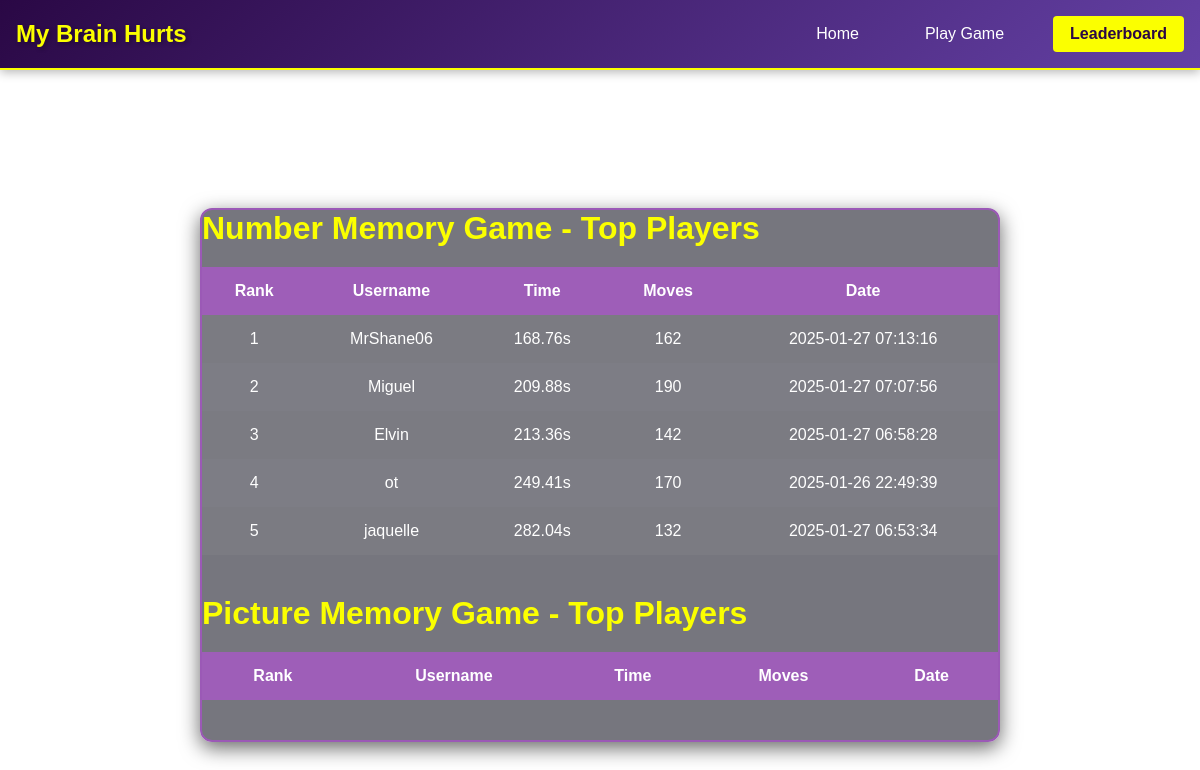
The app's page /leaderboard with its own data.
### tables this page shows
CREATE TABLE players (
                    id INTEGER PRIMARY KEY AUTOINCREMENT,
                    username TEXT NOT NULL,
                    total_time REAL NOT NULL,
                    total_moves INTEGER NOT NULL,
                    timestamp DATETIME DEFAULT CURRENT_TIMESTAMP
                );

### app.py (the view)
@app.route('/leaderboard')
def leaderboard():
    top_players = leaderboard_db.get_top_players()
    picture_top_players = leaderboard_db.get_top_picture_players()
    return render_template('leaderboard.html',
                         top_players=top_players,
                         picture_top_players=picture_top_players)

### database_handler.py (called while the page is built)
    def get_top_players(self, limit=10):
        with sqlite3.connect(self.db_path) as conn:
            cursor = conn.cursor()
            cursor.execute('''
                SELECT username, total_time, total_moves, timestamp
                FROM players
                ORDER BY total_time ASC, total_moves ASC
                LIMIT ?
            ''', (limit,))
            return cursor.fetchall()

    def get_top_picture_players(self, limit=10):
        with sqlite3.connect(self.db_path) as conn:
            cursor = conn.cursor()
            cursor.execute('''
                SELECT username, completion_time, moves, timestamp
                FROM picture_memory_game
                ORDER BY completion_time ASC, moves ASC
                LIMIT ?
            ''', (limit,))
            return cursor.fetchall()

### Templates/leaderboard.html (shortened to what this page needs)
<!DOCTYPE html>
<html lang="en">
<head>
</head>
<body>
    {% extends "navbar.html" %}
    {% block content %}
    <div class="leaderboard">
        <div class="leaderboard-section">
            <h1>Number Memory Game - Top Players</h1>
            <table class="leaderboard-table">
                <thead>
                    <tr>
                        <th>Rank</th>
                        <th>Username</th>
                        <th>Time</th>
                        <th>Moves</th>
                        <th>Date</th>
                    </tr>
                </thead>
                <tbody>
                    {% for username, total_time, total_moves, timestamp in top_players %}
                    <tr>
                        <td>{{ loop.index }}</td>
                        <td>{{ username }}</td>
                        <td>{{ total_time }}s</td>
                        <td>{{ total_moves }}</td>
                        <td>{{ timestamp }}</td>
                    </tr>
                    {% endfor %}
                </tbody>
            </table>
        </div>
        <div class="leaderboard-section">
            <h1>Picture Memory Game - Top Players</h1>
            <table class="leaderboard-table">
                <thead>
                    <tr>
                        <th>Rank</th>
                        <th>Username</th>
                        <th>Time</th>
                        <th>Moves</th>
                        <th>Date</th>
                    </tr>
                </thead>
            </table>
        </div>
    </div>
    {% endblock %}

### Templates/leaderboard.html (style rules this page uses)
body { font-family: 'Poppins', sans-serif; background: url('https://kiara-adams.github.io/memory-match-images/download%20(1).gif') no-repeat center center fixed; background-size: cover; color: #FFFFFF; margin: 0; padding: 0; display: flex; justify-content: center; align-items: center; height: 100vh; }
.leaderboard { width: 90%; max-width: 800px; background: rgba(28, 28, 40, 0.6); border-radius: 12px; box-shadow: 0 6px 20px rgba(0, 0, 0, 0.6); overflow: hidden; border: 2px solid #9B59B6; margin-top: 80px; }
.leaderboard-section { margin-bottom: 40px; }
.leaderboard-section h1 { color: #FBFF00; margin-bottom: 20px; }
.leaderboard-table { width: 100%; border-collapse: collapse; }
.leaderboard-table th, .leaderboard-table td { padding: 15px; text-align: center; color: #FFFFFF; }
.leaderboard-table thead { background: #9B59B6; }
.leaderboard-table tr:nth-child(even) { background: rgba(255, 255, 255, 0.05); }
.leaderboard-table tr:nth-child(odd) { background: rgba(255, 255, 255, 0.03); }

### Templates/navbar.html (style rules this page uses)
* { margin: 0; padding: 0; box-sizing: border-box; }
body { font-family: Arial, sans-serif; padding-top: 70px; }

### records on screen
players: username "MrShane06", total_time "168.76", total_moves "162", timestamp "2025-01-27 07:13:16"
players: username "Miguel", total_time "209.88", total_moves "190", timestamp "2025-01-27 07:07:56"
players: username "Elvin", total_time "213.36", total_moves "142", timestamp "2025-01-27 06:58:28"
players: username "ot", total_time "249.41", total_moves "170", timestamp "2025-01-26 22:49:39"
players: username "jaquelle", total_time "282.04", total_moves "132", timestamp "2025-01-27 06:53:34"
